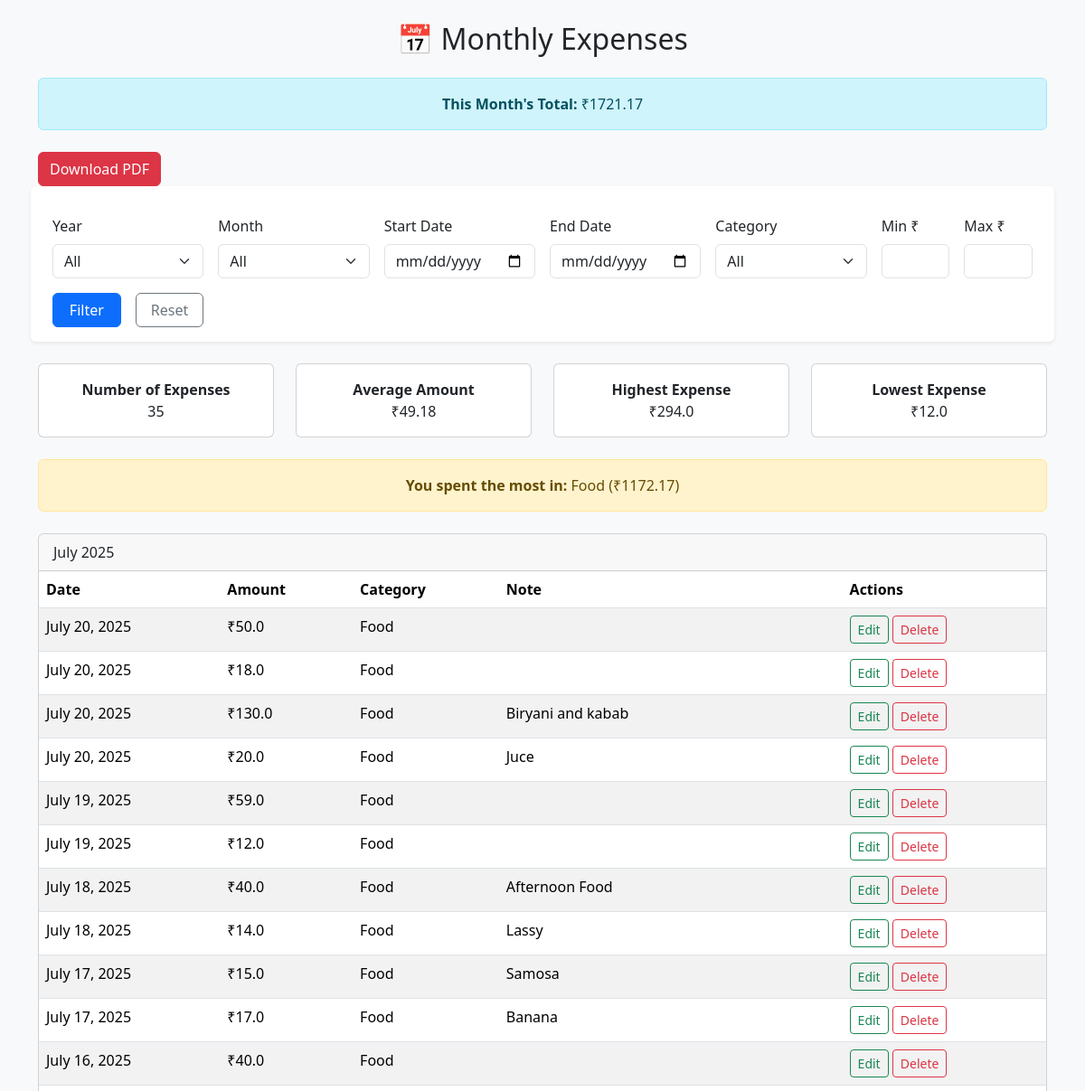
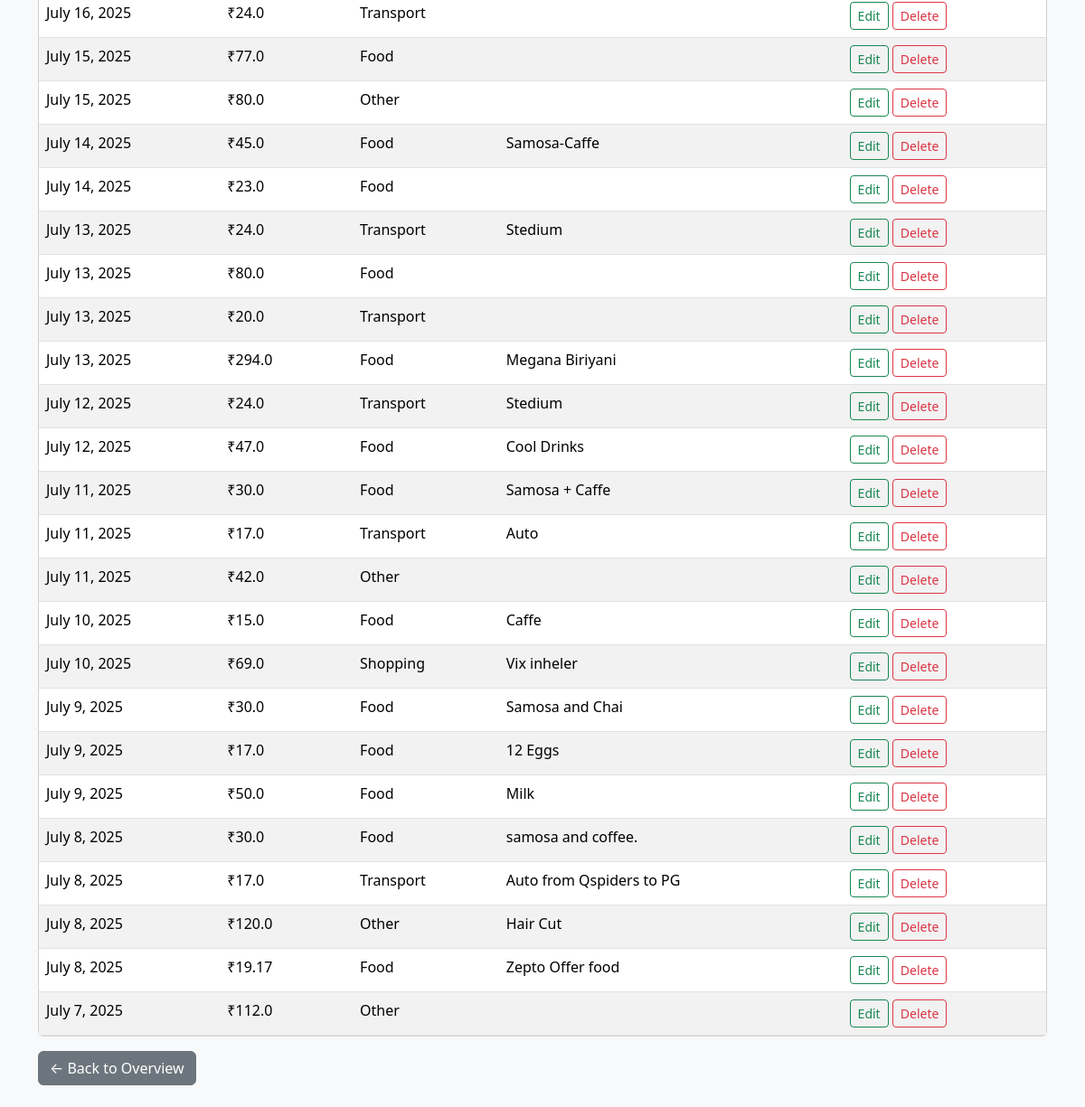
Screenshot of /monthly/ with the database file from the repository (2 pictures, top to bottom).
### expenses/models.py (models this page shows, shortened)
class Expense(models.Model):
    CATEGORY_CHOICES = [
        ('Food', 'Food'),
        ('Transport', 'Transport'),
        ('Shopping', 'Shopping'),
        ('Other', 'Other'),
    ]
    amount = models.FloatField()
    category = models.CharField(max_length=20, choices=CATEGORY_CHOICES)
    date = models.DateField()
    note = models.TextField(blank=True)

### expenses/views.py (the view)
# urls.py: path('monthly/', views.monthly_expenses, name='monthly_expenses'),
def monthly_expenses(request):
    from django.db.models import Avg, Max, Min
    from django.db.models.functions import ExtractYear, ExtractMonth
    monthly_grouped = defaultdict(list)
    start_date = request.GET.get('start_date')
    end_date = request.GET.get('end_date')
    category = request.GET.get('category')
    min_amount = request.GET.get('min_amount')
    max_amount = request.GET.get('max_amount')
    selected_year = request.GET.get('year')
    selected_month = request.GET.get('month')
    all_years = Expense.objects.annotate(year=ExtractYear('date')).values_list('year', flat=True).distinct().order_by('-year')
    all_months = [
        (i, datetime(2000, i, 1).strftime('%B')) for i in range(1, 13)
    ]
    expenses = Expense.objects.all().order_by('-date')
    if start_date:
        expenses = expenses.filter(date__gte=start_date)
    if end_date:
        expenses = expenses.filter(date__lte=end_date)
    if category:
        expenses = expenses.filter(category=category)
    if min_amount:
        expenses = expenses.filter(amount__gte=min_amount)
    if max_amount:
        expenses = expenses.filter(amount__lte=max_amount)
    if selected_year:
        expenses = expenses.filter(date__year=selected_year)
    if selected_month:
        expenses = expenses.filter(date__month=selected_month)
    for exp in expenses:
        month = exp.date.strftime('%B %Y')
        monthly_grouped[month].append(exp)
    month_total = expenses.aggregate(total=models.Sum('amount'))['total'] or 0
    expense_count = expenses.count()
    average_amount = expenses.aggregate(avg=Avg('amount'))['avg'] or 0
    max_amount_val = expenses.aggregate(max=Max('amount'))['max'] or 0
    min_amount_val = expenses.aggregate(min=Min('amount'))['min'] or 0
    categories = Expense.objects.values_list('category', flat=True).distinct()
    from django.db.models import Sum
    category_totals = expenses.values('category').annotate(total=Sum('amount')).order_by('-total')
    if category_totals:
        top_category = category_totals[0]['category']
        top_category_amount = category_totals[0]['total']
    else:
        top_category = None
        top_category_amount = 0
    return render(request, 'expenses/monthly_expenses.html', {
        'monthly_grouped': dict(monthly_grouped),
        'month_total': month_total,
        'expense_count': expense_count,
        'average_amount': average_amount,
        'max_amount': max_amount_val,
        'min_amount': min_amount_val,
        'categories': categories,
        'top_category': top_category,
        'top_category_amount': top_category_amount,
        'all_years': all_years,
        'all_months': all_months,
        'selected_year': selected_year,
        'selected_month': selected_month,
    })

### expenses/templates/expenses/monthly_expenses.html (shortened to what this page needs)
<!DOCTYPE html>
<html>
<head>
    <link href="https://cdn.jsdelivr.net/npm/bootstrap@5.3.3/dist/css/bootstrap.min.css" rel="stylesheet">
</head>
<body class="bg-light">
<div class="container py-4">
    <h2 class="mb-4 text-center">📅 Monthly Expenses</h2>
    <div class="alert alert-info text-center mb-4">
        <strong>This Month's Total:</strong> ₹{{ month_total }}
    </div>
    <div class="mb-3">
        <a href="{% url 'download_monthly_expenses' %}?year={{ selected_year }}&month={{ selected_month }}&start_date={{ request.GET.start_date }}&end_date={{ request.GET.end_date }}&category={{ request.GET.category }}&min_amount={{ request.GET.min_amount }}&max_amount={{ request.GET.max_amount }}" class="btn btn-danger">
            Download PDF
        </a>
    </div>
    <form method="get" class="row g-3 mb-4 align-items-end bg-white p-3 rounded shadow-sm">
        <div class="col-md-2">
            <label for="year" class="form-label">Year</label>
            <select class="form-select" id="year" name="year">
                <option value="">All</option>
            </select>
        </div>
        <div class="col-md-2">
            <label for="month" class="form-label">Month</label>
            <select class="form-select" id="month" name="month">
                <option value="">All</option>
            </select>
        </div>
        <div class="col-md-2">
            <label for="start_date" class="form-label">Start Date</label>
            <input type="date" class="form-control" id="start_date" name="start_date" value="{{ request.GET.start_date }}">
        </div>
        <div class="col-md-2">
            <label for="end_date" class="form-label">End Date</label>
            <input type="date" class="form-control" id="end_date" name="end_date" value="{{ request.GET.end_date }}">
        </div>
        <div class="col-md-2">
            <label for="category" class="form-label">Category</label>
            <select class="form-select" id="category" name="category">
                <option value="">All</option>
            </select>
        </div>
        <div class="col-md-1">
            <label for="min_amount" class="form-label">Min ₹</label>
            <input type="number" step="0.01" class="form-control" id="min_amount" name="min_amount" value="{{ request.GET.min_amount }}">
        </div>
        <div class="col-md-1">
            <label for="max_amount" class="form-label">Max ₹</label>
            <input type="number" step="0.01" class="form-control" id="max_amount" name="max_amount" value="{{ request.GET.max_amount }}">
        </div>
        <div class="col-md-1">
            <button type="submit" class="btn btn-primary w-100">Filter</button>
        </div>
        <div class="col-md-1">
            <a href="?" class="btn btn-outline-secondary w-100">Reset</a>
        </div>
    </form>
    <div class="row mb-4">
        <div class="col-md-3">
            <div class="card text-center">
                <div class="card-body">
                    <div class="fw-bold">Number of Expenses</div>
                    <div>{{ expense_count }}</div>
                </div>
            </div>
        </div>
        <div class="col-md-3">
            <div class="card text-center">
                <div class="card-body">
                    <div class="fw-bold">Average Amount</div>
                    <div>₹{{ average_amount|floatformat:2 }}</div>
                </div>
            </div>
        </div>
        <div class="col-md-3">
            <div class="card text-center">
                <div class="card-body">
                    <div class="fw-bold">Highest Expense</div>
                    <div>₹{{ max_amount }}</div>
                </div>
            </div>
        </div>
        <div class="col-md-3">
            <div class="card text-center">
                <div class="card-body">
                    <div class="fw-bold">Lowest Expense</div>
                    <div>₹{{ min_amount }}</div>
                </div>
            </div>
        </div>
    </div>
    {% if top_category %}
    <div class="alert alert-warning text-center mb-4">
        <strong>You spent the most in:</strong> {{ top_category }} (₹{{ top_category_amount }})
    </div>
    {% endif %}
    {% for month, expenses in monthly_grouped.items %}
        <div class="card mb-3">
            <div class="card-header">{{ month }}</div>
            <div class="card-body p-0">
                <table class="table table-striped mb-0">
                    <thead>
                        <tr>
                            <th>Date</th>
                            <th>Amount</th>
                            <th>Category</th>
                            <th>Note</th>
                            <th>Actions</th>
                        </tr>
                    </thead>
                    <tbody>
                        {% for expense in expenses %}
                            <tr>
                                <td>{{ expense.date }}</td>
                                <td>₹{{ expense.amount }}</td>
                                <td>{{ expense.category }}</td>
                                <td>{{ expense.note }}</td>
                                <td>
                                    <a href="{% url 'edit_expense' expense.id %}" class="btn btn-sm btn-outline-success">Edit</a>
                                    <a href="{% url 'delete_expense' expense.id %}" class="btn btn-sm btn-outline-danger">Delete</a>
                                </td>
                            </tr>
                        {% endfor %}
                    </tbody>
                </table>
            </div>
        </div>
    {% endfor %}
    <a href="{% url 'expense_list' %}" class="btn btn-secondary">← Back to Overview</a>
</div>
</body>
</html>

### rows the page displays
Expense: date "July 20, 2025", amount "50.0", category "Food"
Expense: date "July 20, 2025", amount "18.0", category "Food"
Expense: date "July 20, 2025", amount "130.0", category "Food", note "Biryani and kabab"
Expense: date "July 20, 2025", amount "20.0", category "Food", note "Juce"
Expense: date "July 19, 2025", amount "59.0", category "Food"
Expense: date "July 19, 2025", amount "12.0", category "Food"
Expense: date "July 18, 2025", amount "40.0", category "Food", note "Afternoon Food"
Expense: date "July 18, 2025", amount "14.0", category "Food", note "Lassy"
Expense: date "July 17, 2025", amount "15.0", category "Food", note "Samosa"
Expense: date "July 17, 2025", amount "17.0", category "Food", note "Banana"
Expense: date "July 16, 2025", amount "40.0", category "Food"
Expense: date "July 16, 2025", amount "24.0", category "Transport"
Expense: date "July 15, 2025", amount "77.0", category "Food"
Expense: date "July 15, 2025", amount "80.0", category "Other"
Expense: date "July 14, 2025", amount "45.0", category "Food", note "Samosa-Caffe"
Expense: date "July 14, 2025", amount "23.0", category "Food"
Expense: date "July 13, 2025", amount "24.0", category "Transport", note "Stedium"
Expense: date "July 13, 2025", amount "80.0", category "Food"
Expense: date "July 13, 2025", amount "20.0", category "Transport"
Expense: date "July 13, 2025", amount "294.0", category "Food", note "Megana Biriyani"
Expense: date "July 12, 2025", amount "24.0", category "Transport", note "Stedium"
Expense: date "July 12, 2025", amount "47.0", category "Food", note "Cool Drinks"
Expense: date "July 11, 2025", amount "30.0", category "Food", note "Samosa + Caffe"
Expense: date "July 11, 2025", amount "17.0", category "Transport", note "Auto"
Expense: date "July 11, 2025", amount "42.0", category "Other"
Expense: date "July 10, 2025", amount "15.0", category "Food", note "Caffe"
Expense: date "July 10, 2025", amount "69.0", category "Shopping", note "Vix inheler"
Expense: date "July 9, 2025", amount "30.0", category "Food", note "Samosa and Chai"
Expense: date "July 9, 2025", amount "17.0", category "Food", note "12 Eggs"
Expense: date "July 9, 2025", amount "50.0", category "Food", note "Milk"
Expense: date "July 8, 2025", amount "30.0", category "Food", note "samosa and coffee."
Expense: date "July 8, 2025", amount "17.0", category "Transport", note "Auto from Qspiders to PG"
Expense: date "July 8, 2025", amount "120.0", category "Other", note "Hair Cut"
Expense: date "July 8, 2025", amount "19.17", category "Food", note "Zepto Offer food"
Expense: date "July 7, 2025", amount "112.0", category "Other"

### other values shown
{{ month_total }} "1721.17"
{{ expense_count }} "35"
{{ average_amount|floatformat:2 }} "49.18"
{{ max_amount }} "294.0"
{{ min_amount }} "12.0"
{{ top_category }} "Food"
{{ top_category_amount }} "1172.17"
{{ month }} "July 2025"
